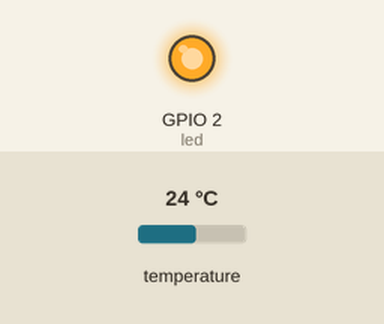
Recording of a program running on a simulated ESP32 board running MicroPython. On the bench: output pins drawn as LEDs (lit = HIGH). Inputs (shaded band) come from the test bench; at power-on: temperature 24 °C. WiFi joins after 1.5 s; values from a settings file that is not in the repository are placeholders; library files of the repository ran but are not shown: 1 file(s); what the program prints to the serial console is not drawn.

Above: at 6.6 s.
At 121.6 s:
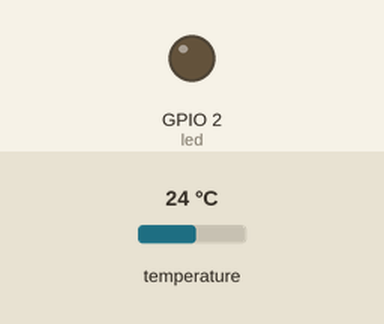
Timing chart, 0 to 128.1 s (numbered marks = the images above):
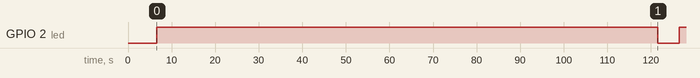

The program:

main.py
```python
# **************************************
# Load necessary libraries
import machine
from machine import Pin
import network
import onewire
import ds18x20
import urequests
import time
import credentials
from credentials import *


# **************************************
# Create objects:
led = machine.Pin(2,machine.Pin.OUT)
ds_pin =onewire.OneWire(Pin(4))
ds_sensor = ds18x20.DS18X20(ds_pin)
roms = ds_sensor.scan()

# **************************************
# Configure the ESP32 wifi as STAtion
sta = network.WLAN(network.STA_IF)

# Configure static IP
sta.ifconfig(['192.168.8.108', '255.255.255.0', '192.168.8.1', '192.168.8.1'])

if not sta.isconnected():
    print('connecting to network...')
    sta.active(True)

# sta.connect('your wifi ssid', 'your wifi password')
    sta.connect(ssid, password)
    while not sta.isconnected():
        pass
print('network config:', sta.ifconfig())


# **************************************
# Constants and variables:
HTTP_HEADERS = {'Content-Type': 'application/json'}

# initially there would be some delays
# before submitting the first update
# but should be enough to stabilize the
# the DS/DHT sensor.


def request(ds_readings):
    request = urequests.post(
      'http://api.thingspeak.com/update?api_key=' +
      thing_api,
      json=ds_readings,
      headers=HTTP_HEADERS)
    request.close()

# **************************************
# Main loop:
while True:
    led.off() # led off will turn led on (Board bug)

    ds_sensor.convert_temp()
    time.sleep_ms(3000)

    for rom in roms:
     print("read")
     time.sleep_ms(2000)
    temp = ds_sensor.read_temp(rom)
    ds_readings = {'field1': temp}

    if temp >= 30:
        request(ds_readings)
        print("sending to server")
    print(temp)
    led.on() #led on will turn off led
    time.sleep_ms(115000)
```

Measured:
- by itself, GPIO 2 (led): LOW → HIGH at 6.5 s, → LOW 115 s later, → HIGH 5.0 s later
